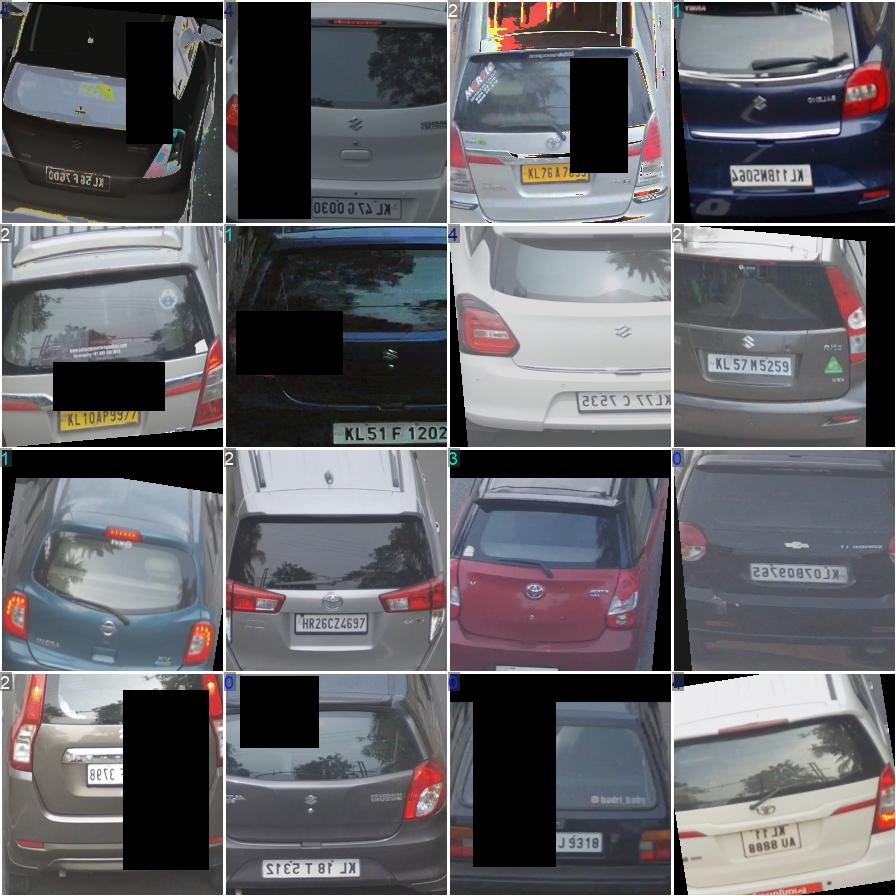
#> input picture colour-trained/train_batch0.jpg, 896 x 896 px; its folder holds only this picture in this run
$ python -i color_detection.py   (imports and definitions only)
#> lines starting #> are read from the running program, lines starting #| are printed output that depends on the picture; after the words box and inside, x2 and y2 are one past the last pixel; in counts of white or black regions, pixels touching at a corner belong together
import cv2
import numpy as np
from sklearn.cluster import KMeans
from pathlib import Path
import os
import glob

class VehicleColorExtractor:
    def __init__(self, n_clusters=3):
        self.n_clusters = n_clusters

    # Crop from top of image
    @staticmethod
    def crop_top(img, crop_percentage=30):
        height = img.shape[0]
        crop_pixels = int(height * crop_percentage / 100)
        cropped = img[crop_pixels:, :]  # Remove top portion
        return cropped

    # --- Mask pixels that are likely paint (ignore very dark shadows and overexposed pixels) ---
    def mask_paint(self, bgr_img):
        hsv = cv2.cvtColor(bgr_img, cv2.COLOR_BGR2HSV)
        # Keep all reasonably visible pixels
        mask = cv2.inRange(hsv, (0, 0, 40), (179, 255, 255))
        return cv2.bitwise_and(bgr_img, bgr_img, mask=mask)

    # --- Extract dominant RGB using KMeans ---
    def get_dominant_rgb(self, img):
        masked = self.mask_paint(img)
        pixels = masked.reshape(-1, 3)
        pixels = np.array([p for p in pixels if not np.all(p == 0)])

        if len(pixels) == 0:
            return [255, 255, 255]  # fallback white

        # Convert BGR → RGB
        pixels = pixels[:, ::-1]

        kmeans = KMeans(n_clusters=self.n_clusters, n_init=10, random_state=42)
        kmeans.fit(pixels)
        counts = np.bincount(kmeans.labels_)
        dominant_rgb = kmeans.cluster_centers_[np.argmax(counts)]
        return dominant_rgb.astype(int).tolist()

    # --- Convert RGB → HEX ---
    @staticmethod
    def rgb_to_hex(rgb):
        return "#{:02x}{:02x}{:02x}".format(*rgb)

    # --- Classify color with improved detection for darker shades ---
    @staticmethod
    def classify_hsv_color(rgb):
        rgb_img = np.uint8([[rgb]])
        hsv = cv2.cvtColor(rgb_img, cv2.COLOR_RGB2HSV)[0][0]
        h, s, v = hsv

        # Very dark → black (lowered threshold to avoid misclassifying dark colors)
        if v < 60:
            return "black"

        # White detection with lenient saturation threshold
        if v > 180 and s < 70:
            return "white"

        # Additional white check for medium brightness
        if v > 160 and s < 45:
            return "white"

        # Check for colored hues FIRST, even with low saturation
        # This ensures darker shades of colors are detected correctly
        if s >= 20:  # Very low saturation threshold to catch desaturated darker shades
            # Expanded red hue range to catch maroon/dark red
            if 0 <= h < 15 or 165 <= h <= 179:
                return "red"
            elif 15 <= h < 28:
                return "orange"
            elif 28 <= h < 40:
                return "yellow"
            elif 40 <= h < 85:
                return "green"
            elif 85 <= h < 135:
                return "blue"
            elif 135 <= h < 165:
                return "purple"

        # Gray only for truly neutral colors (very restrictive)
        if s < 30 and 60 <= v <= 180:
            return "gray"

        # Final fallback: check hue even without saturation requirement
        # This catches very desaturated darker shades
        if 0 <= h < 15 or 165 <= h <= 179:
            return "red"
        elif 15 <= h < 28:
            return "orange"
        elif 28 <= h < 40:
            return "yellow"
        elif 40 <= h < 85:
            return "green"
        elif 85 <= h < 135:
            return "blue"
        elif 135 <= h < 165:
            return "purple"

        return "gray"

    # --- Full extraction: dominant color HEX + name ---
    def extract_color(self, img, crop_top_percent=30):
        # Crop the top portion
        cropped_img = self.crop_top(img, crop_top_percent)

        # Extract color from cropped image
        dominant_rgb = self.get_dominant_rgb(cropped_img)
        hex_color = self.rgb_to_hex(dominant_rgb)
        color_name = self.classify_hsv_color(dominant_rgb)
        return hex_color, color_name, dominant_rgb, cropped_img


# [104 lines left out: functions save_processed_image, process_images_from_input_folder, not called in this run]


# [2 lines not run here, left out]

>>> import cv2
>>> picture = cv2.imread('../colour-trained/train_batch0.jpg')
#> picture is the input picture: shape (896, 896, 3); mean B, G, R 103.7, 99.5, 100.1
>>> result = VehicleColorExtractor().extract_color(picture)
#> in crop_top, `cropped = img[crop_pixels:, :]`:
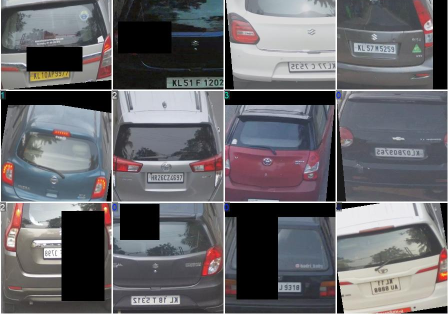
#> cropped: shape (628, 896, 3) (shown at 1/2 size); mean B, G, R 107.6, 103.5, 104.8
#> in mask_paint, `mask = cv2.inRange(hsv, (0, 0, 40), (179, 255, 255))`:
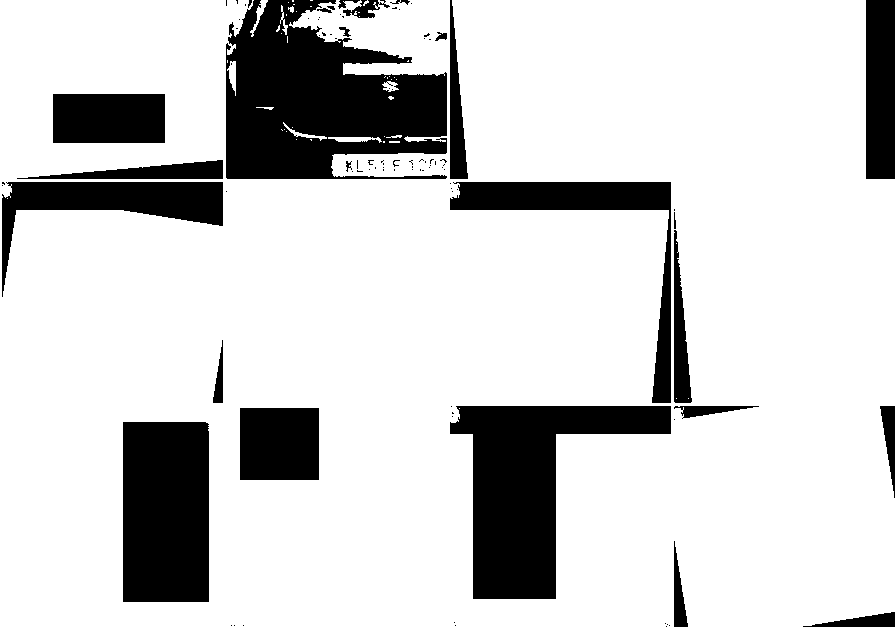
#> mask: shape (628, 896); 81.6% white; 97 black regions (72 under 20 px), largest, box (x1, y1, x2, y2) and area: (226, 0, 447, 179) 26778, (450, 406, 671, 599) 19740, (123, 422, 209, 602) 15472
#> in mask_paint, `return cv2.bitwise_and(bgr_img, bgr_img, mask=mask)`:
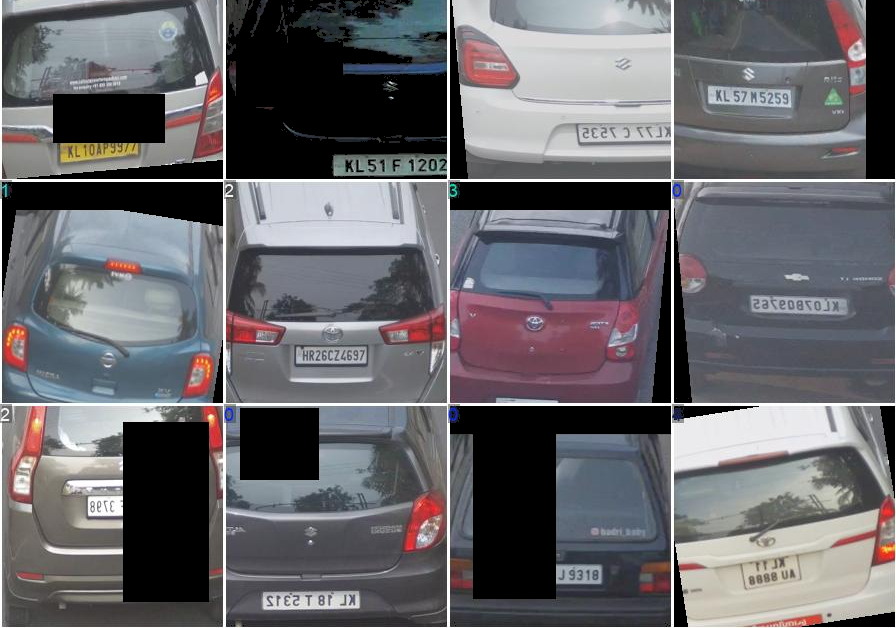
#> returned value: shape (628, 896, 3); mean of channels 0, 1, 2 106.6, 102.5, 103.7; drawn as B, G, R
#> in extract_color, `dominant_rgb = self.get_dominant_rgb(cropped_img)`: dominant_rgb = [88, 84, 91]
#> in extract_color, `hex_color = self.rgb_to_hex(dominant_rgb)`: hex_color = '#58545b'
#> in classify_hsv_color, `rgb_img = np.uint8([[rgb]])`: rgb_img = [[88, 84, 91]]
#> in classify_hsv_color, `hsv = cv2.cvtColor(rgb_img, cv2.COLOR_RGB2HSV)[0][0]`: hsv = [137, 20, 91]
#> in classify_hsv_color, `h, s, v = hsv`: h = 137; s = 20; v = 91
#> in extract_color, `color_name = self.classify_hsv_color(dominant_rgb)`: color_name = 'purple'

$ run again, on colour-trained/train_batch1.jpg
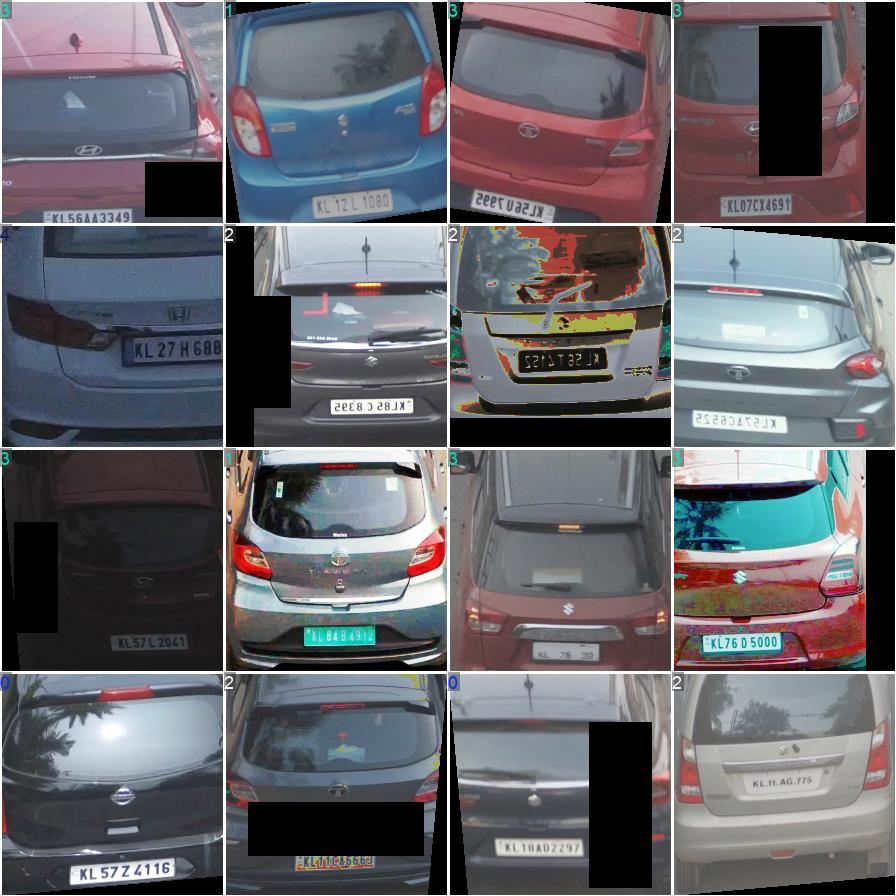
#> input picture colour-trained/train_batch1.jpg, 896 x 896 px
#> picture is the input picture: shape (896, 896, 3); mean B, G, R 107.5, 101.7, 102.6
#> in mask_paint, `mask = cv2.inRange(hsv, (0, 0, 40), (179, 255, 255))`:
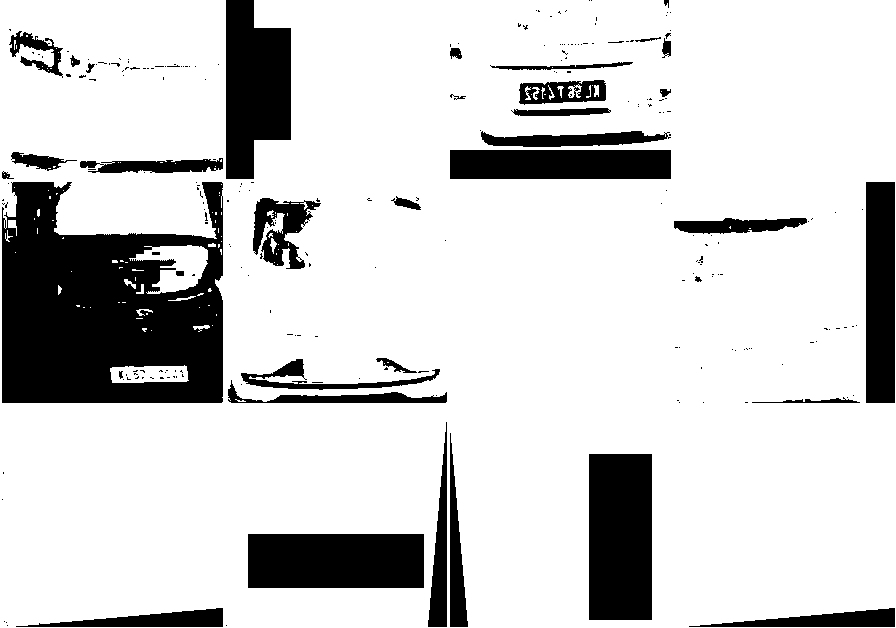
#> mask: shape (628, 896); 81.8% white; 241 black regions (204 under 20 px), largest, box (x1, y1, x2, y2) and area: (2, 182, 223, 403) 36362, (589, 454, 652, 620) 10458, (248, 534, 424, 588) 9504
#> in mask_paint, `return cv2.bitwise_and(bgr_img, bgr_img, mask=mask)`:
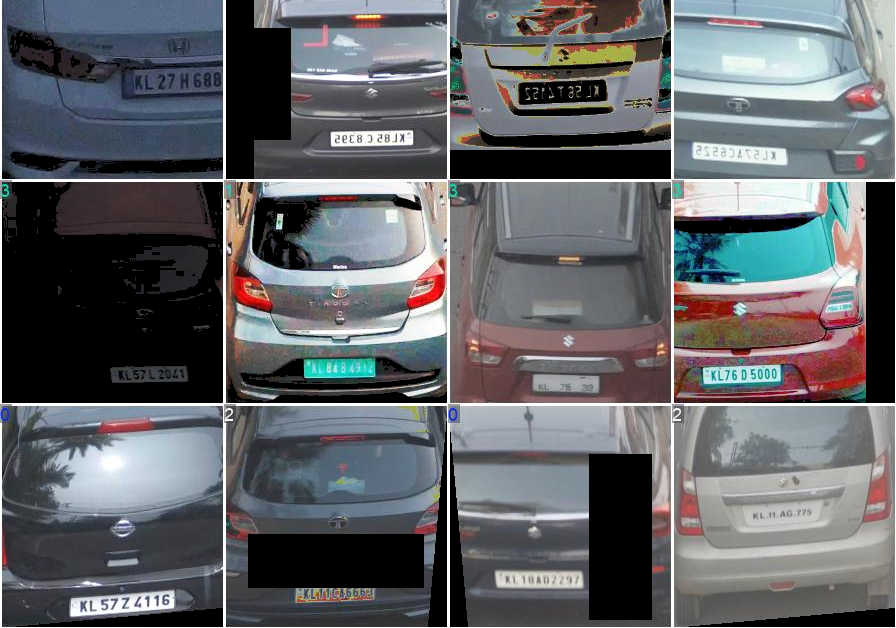
#> returned value: shape (628, 896, 3); mean of channels 0, 1, 2 104.2, 100.5, 98.5; drawn as B, G, R
#> dominant_rgb = [74, 69, 75]
#> hex_color = '#4a454b'
#> rgb_img = [[74, 69, 75]]
#> in classify_hsv_color, `hsv = cv2.cvtColor(rgb_img, cv2.COLOR_RGB2HSV)[0][0]`: hsv = [145, 20, 75]
#> h = 145; s = 20; v = 75
#> color_name = 'purple'

$ run again, on colour-trained/train_batch2.jpg
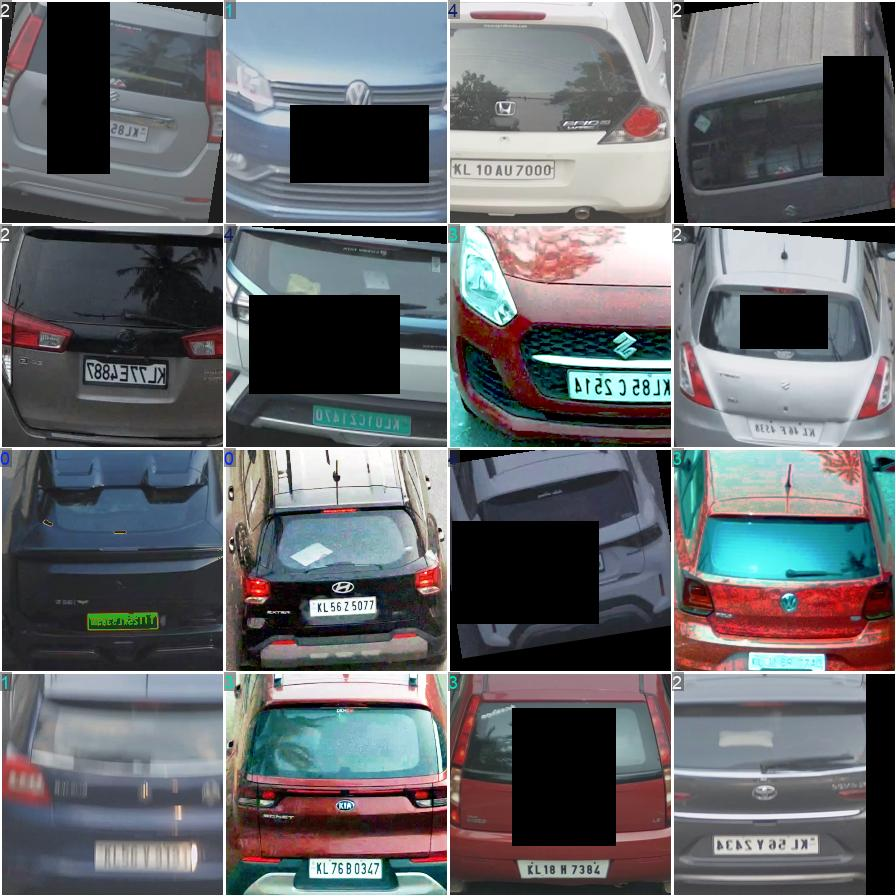
#> input picture colour-trained/train_batch2.jpg, 896 x 896 px
#> picture is the input picture: shape (896, 896, 3); mean B, G, R 108.4, 104.4, 102.7
#> in mask_paint, `mask = cv2.inRange(hsv, (0, 0, 40), (179, 255, 255))`:
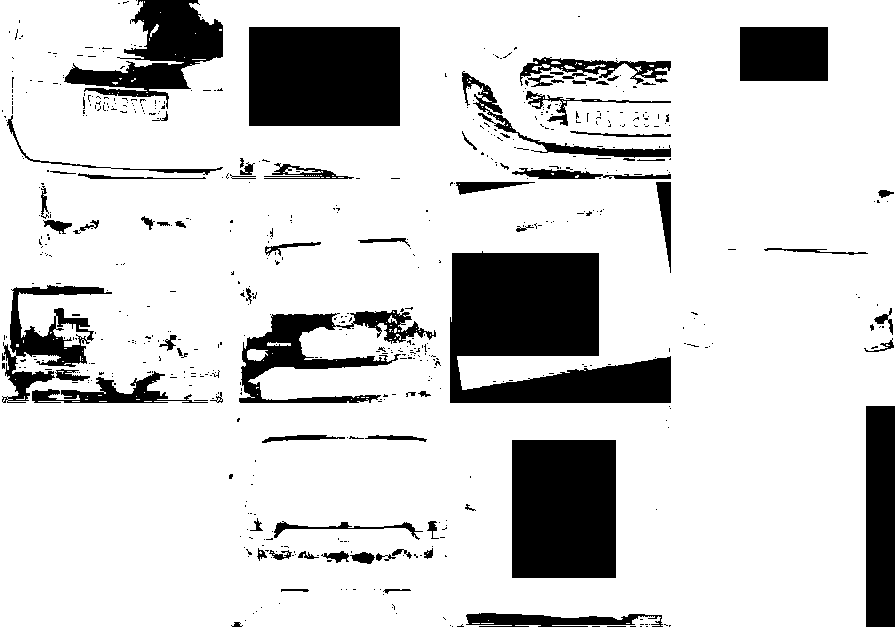
#> mask: shape (628, 896); 82.6% white; 610 black regions (534 under 20 px), largest, box (x1, y1, x2, y2) and area: (450, 251, 671, 403) 21941, (249, 27, 400, 126) 14949, (512, 440, 616, 578) 14352
#> in mask_paint, `return cv2.bitwise_and(bgr_img, bgr_img, mask=mask)`:
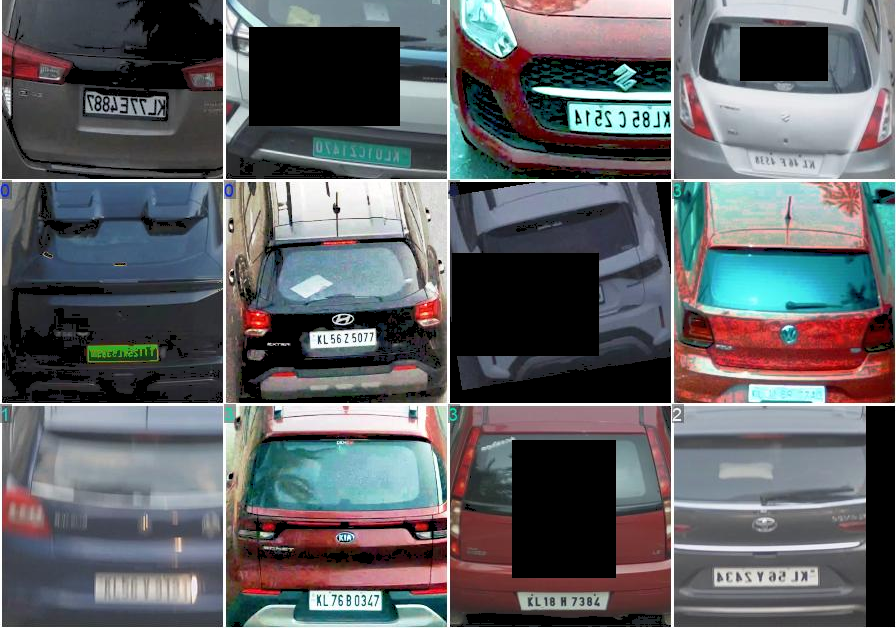
#> returned value: shape (628, 896, 3); mean of channels 0, 1, 2 101.4, 97.6, 96.5; drawn as B, G, R
#> dominant_rgb = [71, 63, 68]
#> hex_color = '#473f44'
#> rgb_img = [[71, 63, 68]]
#> in classify_hsv_color, `hsv = cv2.cvtColor(rgb_img, cv2.COLOR_RGB2HSV)[0][0]`: hsv = [161, 29, 71]
#> h = 161; s = 29; v = 71
#> color_name = 'purple'
